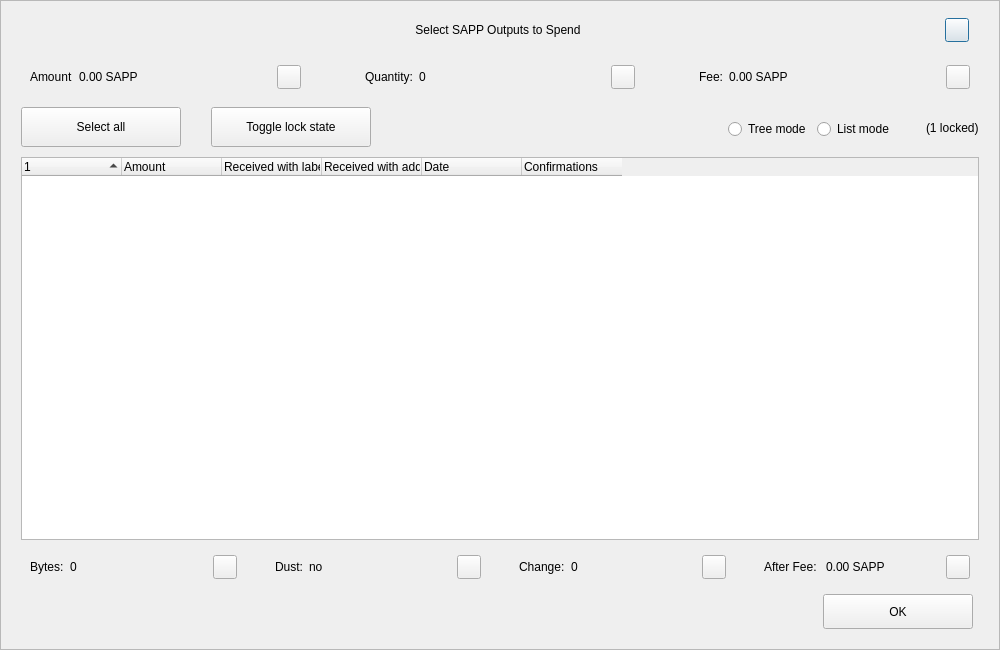
<?xml version="1.0" encoding="UTF-8"?>
<ui version="4.0">
 <class>CoinControlDialog</class>
 <widget class="QDialog" name="CoinControlDialog">
  <property name="geometry">
   <rect>
    <x>0</x>
    <y>0</y>
    <width>1000</width>
    <height>650</height>
   </rect>
  </property>
  <property name="minimumSize">
   <size>
    <width>950</width>
    <height>650</height>
   </size>
  </property>
  <property name="windowTitle">
   <string>Coin Selection</string>
  </property>
  <property name="styleSheet">
   <string notr="true"/>
  </property>
  <layout class="QVBoxLayout" name="verticalLayout">
   <property name="spacing">
    <number>0</number>
   </property>
   <property name="leftMargin">
    <number>0</number>
   </property>
   <property name="topMargin">
    <number>0</number>
   </property>
   <property name="rightMargin">
    <number>0</number>
   </property>
   <property name="bottomMargin">
    <number>0</number>
   </property>
   <item>
    <widget class="QFrame" name="frameContainer">
     <property name="toolTipDuration">
      <number>0</number>
     </property>
     <property name="frameShape">
      <enum>QFrame::StyledPanel</enum>
     </property>
     <property name="frameShadow">
      <enum>QFrame::Raised</enum>
     </property>
     <layout class="QVBoxLayout" name="verticalLayout_2">
      <property name="leftMargin">
       <number>0</number>
      </property>
      <property name="rightMargin">
       <number>0</number>
      </property>
      <property name="bottomMargin">
       <number>20</number>
      </property>
      <item>
       <layout class="QHBoxLayout" name="horizontalLayout_12">
        <property name="spacing">
         <number>0</number>
        </property>
        <property name="leftMargin">
         <number>20</number>
        </property>
        <property name="rightMargin">
         <number>30</number>
        </property>
        <item>
         <spacer name="horizontalSpacer_4">
          <property name="orientation">
           <enum>Qt::Horizontal</enum>
          </property>
          <property name="sizeHint" stdset="0">
           <size>
            <width>40</width>
            <height>20</height>
           </size>
          </property>
         </spacer>
        </item>
        <item>
         <widget class="QLabel" name="labelTitle">
          <property name="minimumSize">
           <size>
            <width>0</width>
            <height>40</height>
           </size>
          </property>
          <property name="maximumSize">
           <size>
            <width>16777215</width>
            <height>40</height>
           </size>
          </property>
          <property name="styleSheet">
           <string notr="true">padding-left:30px;</string>
          </property>
          <property name="text">
           <string>Select SAPP Outputs to Spend</string>
          </property>
          <property name="alignment">
           <set>Qt::AlignCenter</set>
          </property>
          <property name="margin">
           <number>7</number>
          </property>
         </widget>
        </item>
        <item>
         <spacer name="horizontalSpacer_5">
          <property name="orientation">
           <enum>Qt::Horizontal</enum>
          </property>
          <property name="sizeHint" stdset="0">
           <size>
            <width>40</width>
            <height>20</height>
           </size>
          </property>
         </spacer>
        </item>
        <item>
         <widget class="QPushButton" name="btnEsc">
          <property name="minimumSize">
           <size>
            <width>24</width>
            <height>24</height>
           </size>
          </property>
          <property name="maximumSize">
           <size>
            <width>24</width>
            <height>24</height>
           </size>
          </property>
          <property name="text">
           <string/>
          </property>
         </widget>
        </item>
       </layout>
      </item>
      <item>
       <layout class="QHBoxLayout" name="horizontalLayout_8">
        <property name="leftMargin">
         <number>20</number>
        </property>
        <property name="rightMargin">
         <number>20</number>
        </property>
        <item>
         <widget class="QWidget" name="layoutAmount" native="true">
          <layout class="QHBoxLayout" name="horizontalLayout_9" stretch="0,1,0">
           <item>
            <widget class="QLabel" name="labelCoinControlAmountText">
             <property name="text">
              <string>Amount</string>
             </property>
            </widget>
           </item>
           <item>
            <widget class="QLabel" name="labelCoinControlAmount">
             <property name="text">
              <string>0.00 SAPP</string>
             </property>
            </widget>
           </item>
           <item alignment="Qt::AlignHCenter|Qt::AlignVCenter">
            <widget class="QPushButton" name="pushButtonAmount">
             <property name="minimumSize">
              <size>
               <width>0</width>
               <height>24</height>
              </size>
             </property>
             <property name="maximumSize">
              <size>
               <width>24</width>
               <height>26</height>
              </size>
             </property>
             <property name="focusPolicy">
              <enum>Qt::NoFocus</enum>
             </property>
             <property name="styleSheet">
              <string notr="true">padding-bottom:2px;
padding-right:4px;</string>
             </property>
             <property name="text">
              <string/>
             </property>
            </widget>
           </item>
          </layout>
         </widget>
        </item>
        <item>
         <spacer name="horizontalSpacer_2">
          <property name="orientation">
           <enum>Qt::Horizontal</enum>
          </property>
          <property name="sizeType">
           <enum>QSizePolicy::Fixed</enum>
          </property>
          <property name="sizeHint" stdset="0">
           <size>
            <width>40</width>
            <height>20</height>
           </size>
          </property>
         </spacer>
        </item>
        <item>
         <widget class="QWidget" name="layoutQuantity" native="true">
          <layout class="QHBoxLayout" name="horizontalLayout_10" stretch="0,1,0">
           <item>
            <widget class="QLabel" name="labelCoinControlQuantityText">
             <property name="text">
              <string>Quantity:</string>
             </property>
            </widget>
           </item>
           <item>
            <widget class="QLabel" name="labelCoinControlQuantity">
             <property name="text">
              <string>0</string>
             </property>
            </widget>
           </item>
           <item alignment="Qt::AlignHCenter|Qt::AlignVCenter">
            <widget class="QPushButton" name="pushButtonQuantity">
             <property name="minimumSize">
              <size>
               <width>0</width>
               <height>24</height>
              </size>
             </property>
             <property name="maximumSize">
              <size>
               <width>24</width>
               <height>26</height>
              </size>
             </property>
             <property name="focusPolicy">
              <enum>Qt::NoFocus</enum>
             </property>
             <property name="styleSheet">
              <string notr="true">padding-bottom:2px;
               padding-right:4px;</string>
             </property>
             <property name="text">
              <string/>
             </property>
            </widget>
           </item>
          </layout>
         </widget>
        </item>
        <item>
         <spacer name="horizontalSpacer_22">
          <property name="orientation">
           <enum>Qt::Horizontal</enum>
          </property>
          <property name="sizeType">
           <enum>QSizePolicy::Fixed</enum>
          </property>
          <property name="sizeHint" stdset="0">
           <size>
            <width>40</width>
            <height>20</height>
           </size>
          </property>
         </spacer>
        </item>
        <item>
         <widget class="QWidget" name="layoutFee" native="true">
          <layout class="QHBoxLayout" name="horizontalLayout_11" stretch="0,1,0">
           <item>
            <widget class="QLabel" name="labelCoinControlFeeText">
             <property name="text">
              <string>Fee:</string>
             </property>
            </widget>
           </item>
           <item>
            <widget class="QLabel" name="labelCoinControlFee">
             <property name="text">
              <string>0.00 SAPP</string>
             </property>
            </widget>
           </item>
           <item alignment="Qt::AlignHCenter|Qt::AlignVCenter">
            <widget class="QPushButton" name="pushButtonFee">
             <property name="minimumSize">
              <size>
               <width>0</width>
               <height>24</height>
              </size>
             </property>
             <property name="maximumSize">
              <size>
               <width>24</width>
               <height>26</height>
              </size>
             </property>
             <property name="focusPolicy">
              <enum>Qt::NoFocus</enum>
             </property>
             <property name="styleSheet">
              <string notr="true">padding-bottom:2px;
               padding-right:4px;</string>
             </property>
             <property name="text">
              <string/>
             </property>
            </widget>
           </item>
          </layout>
         </widget>
        </item>
       </layout>
      </item>
      <item>
       <widget class="QFrame" name="frame">
        <property name="minimumSize">
         <size>
          <width>0</width>
          <height>40</height>
         </size>
        </property>
        <property name="styleSheet">
         <string notr="true">#frame {
	border:0;
}</string>
        </property>
        <property name="frameShape">
         <enum>QFrame::StyledPanel</enum>
        </property>
        <property name="frameShadow">
         <enum>QFrame::Sunken</enum>
        </property>
        <layout class="QHBoxLayout" name="horizontalLayout">
         <property name="spacing">
          <number>0</number>
         </property>
         <property name="leftMargin">
          <number>20</number>
         </property>
         <property name="topMargin">
          <number>0</number>
         </property>
         <property name="rightMargin">
          <number>20</number>
         </property>
         <property name="bottomMargin">
          <number>0</number>
         </property>
         <item>
          <layout class="QHBoxLayout" name="horizontalLayoutPanel" stretch="0,0,0,0,0,0">
           <property name="spacing">
            <number>20</number>
           </property>
           <item>
            <widget class="QPushButton" name="pushButtonSelectAll">
             <property name="sizePolicy">
              <sizepolicy hsizetype="Maximum" vsizetype="Fixed">
               <horstretch>0</horstretch>
               <verstretch>0</verstretch>
              </sizepolicy>
             </property>
             <property name="minimumSize">
              <size>
               <width>160</width>
               <height>40</height>
              </size>
             </property>
             <property name="maximumSize">
              <size>
               <width>16777215</width>
               <height>40</height>
              </size>
             </property>
             <property name="text">
              <string>Select all</string>
             </property>
             <property name="checkable">
              <bool>true</bool>
             </property>
             <property name="checked">
              <bool>false</bool>
             </property>
             <property name="autoExclusive">
              <bool>false</bool>
             </property>
             <property name="autoDefault">
              <bool>false</bool>
             </property>
            </widget>
           </item>
           <item>
            <spacer name="horizontalSpacer_6">
             <property name="orientation">
              <enum>Qt::Horizontal</enum>
             </property>
             <property name="sizeType">
              <enum>QSizePolicy::Fixed</enum>
             </property>
             <property name="sizeHint" stdset="0">
              <size>
               <width>10</width>
               <height>20</height>
              </size>
             </property>
            </spacer>
           </item>
           <item>
            <widget class="QPushButton" name="pushButtonToggleLock">
             <property name="sizePolicy">
              <sizepolicy hsizetype="Maximum" vsizetype="Fixed">
               <horstretch>0</horstretch>
               <verstretch>0</verstretch>
              </sizepolicy>
             </property>
             <property name="minimumSize">
              <size>
               <width>160</width>
               <height>40</height>
              </size>
             </property>
             <property name="maximumSize">
              <size>
               <width>16777215</width>
               <height>40</height>
              </size>
             </property>
             <property name="text">
              <string>Toggle lock state</string>
             </property>
             <property name="checkable">
              <bool>true</bool>
             </property>
             <property name="autoExclusive">
              <bool>false</bool>
             </property>
             <property name="autoDefault">
              <bool>false</bool>
             </property>
            </widget>
           </item>
           <item>
            <spacer name="horizontalSpacer_7">
             <property name="orientation">
              <enum>Qt::Horizontal</enum>
             </property>
             <property name="sizeType">
              <enum>QSizePolicy::Expanding</enum>
             </property>
             <property name="sizeHint" stdset="0">
              <size>
               <width>30</width>
               <height>20</height>
              </size>
             </property>
            </spacer>
           </item>
           <item alignment="Qt::AlignRight">
            <widget class="QGroupBox" name="groupBox_2">
             <property name="styleSheet">
              <string notr="true">#groupBox_2 {
    background-color:transparent;
    border-radius:0;
}</string>
             </property>
             <property name="title">
              <string/>
             </property>
             <layout class="QHBoxLayout" name="horizontalLayout_14">
              <item>
               <widget class="QRadioButton" name="radioTreeMode">
                <property name="sizePolicy">
                 <sizepolicy hsizetype="Maximum" vsizetype="Fixed">
                  <horstretch>0</horstretch>
                  <verstretch>0</verstretch>
                 </sizepolicy>
                </property>
                <property name="text">
                 <string>Tree mode</string>
                </property>
               </widget>
              </item>
              <item>
               <widget class="QRadioButton" name="radioListMode">
                <property name="sizePolicy">
                 <sizepolicy hsizetype="Maximum" vsizetype="Fixed">
                  <horstretch>0</horstretch>
                  <verstretch>0</verstretch>
                 </sizepolicy>
                </property>
                <property name="text">
                 <string>List mode</string>
                </property>
                <property name="checked">
                 <bool>false</bool>
                </property>
               </widget>
              </item>
             </layout>
            </widget>
           </item>
           <item>
            <widget class="QLabel" name="labelLocked">
             <property name="text">
              <string>(1 locked)</string>
             </property>
            </widget>
           </item>
          </layout>
         </item>
        </layout>
       </widget>
      </item>
      <item>
       <layout class="QHBoxLayout" name="horizontalLayout_13">
        <property name="leftMargin">
         <number>20</number>
        </property>
        <property name="rightMargin">
         <number>20</number>
        </property>
        <item>
         <widget class="CoinControlTreeWidget" name="treeWidget">
          <property name="contextMenuPolicy">
           <enum>Qt::CustomContextMenu</enum>
          </property>
          <property name="styleSheet">
           <string notr="true"/>
          </property>
          <property name="sortingEnabled">
           <bool>false</bool>
          </property>
          <property name="columnCount">
           <number>6</number>
          </property>
          <attribute name="headerShowSortIndicator" stdset="0">
           <bool>true</bool>
          </attribute>
          <attribute name="headerStretchLastSection">
           <bool>false</bool>
          </attribute>
          <column>
           <property name="text">
            <string/>
           </property>
          </column>
          <column>
           <property name="text">
            <string>Amount</string>
           </property>
          </column>
          <column>
           <property name="text">
            <string>Received with label</string>
           </property>
          </column>
          <column>
           <property name="text">
            <string>Received with address</string>
           </property>
          </column>
          <column>
           <property name="text">
            <string>Date</string>
           </property>
          </column>
          <column>
           <property name="text">
            <string>Confirmations</string>
           </property>
           <property name="toolTip">
            <string>Confirmed</string>
           </property>
          </column>
         </widget>
        </item>
       </layout>
      </item>
      <item>
       <layout class="QHBoxLayout" name="horizontalLayout_3">
        <property name="spacing">
         <number>20</number>
        </property>
        <property name="leftMargin">
         <number>20</number>
        </property>
        <property name="rightMargin">
         <number>20</number>
        </property>
        <item>
         <widget class="QWidget" name="layoutBytes" native="true">
          <layout class="QHBoxLayout" name="horizontalLayout_4" stretch="0,1,0">
           <item>
            <widget class="QLabel" name="labelCoinControlBytesText">
             <property name="text">
              <string>Bytes:</string>
             </property>
            </widget>
           </item>
           <item>
            <widget class="QLabel" name="labelCoinControlBytes">
             <property name="text">
              <string>0</string>
             </property>
            </widget>
           </item>
           <item alignment="Qt::AlignHCenter|Qt::AlignVCenter">
            <widget class="QPushButton" name="pushButtonBytes">
             <property name="minimumSize">
              <size>
               <width>0</width>
               <height>24</height>
              </size>
             </property>
             <property name="maximumSize">
              <size>
               <width>24</width>
               <height>26</height>
              </size>
             </property>
             <property name="focusPolicy">
              <enum>Qt::NoFocus</enum>
             </property>
             <property name="styleSheet">
              <string notr="true">padding-bottom:2px;
               padding-right:4px;</string>
             </property>
             <property name="text">
              <string/>
             </property>
            </widget>
           </item>
          </layout>
         </widget>
        </item>
        <item>
         <widget class="QWidget" name="layoutDust" native="true">
          <layout class="QHBoxLayout" name="horizontalLayout_5" stretch="0,1,0">
           <item>
            <widget class="QLabel" name="labelCoinControlLowOutputText">
             <property name="text">
              <string>Dust:</string>
             </property>
            </widget>
           </item>
           <item>
            <widget class="QLabel" name="labelCoinControlLowOutput">
             <property name="text">
              <string>no</string>
             </property>
            </widget>
           </item>
           <item alignment="Qt::AlignHCenter|Qt::AlignVCenter">
            <widget class="QPushButton" name="pushButtonDust">
             <property name="minimumSize">
              <size>
               <width>0</width>
               <height>24</height>
              </size>
             </property>
             <property name="maximumSize">
              <size>
               <width>24</width>
               <height>26</height>
              </size>
             </property>
             <property name="focusPolicy">
              <enum>Qt::NoFocus</enum>
             </property>
             <property name="styleSheet">
              <string notr="true">padding-bottom:2px;
               padding-right:4px;</string>
             </property>
             <property name="text">
              <string/>
             </property>
            </widget>
           </item>
          </layout>
         </widget>
        </item>
        <item>
         <widget class="QWidget" name="layoutChange" native="true">
          <layout class="QHBoxLayout" name="horizontalLayout_6" stretch="0,1,0">
           <item>
            <widget class="QLabel" name="labelCoinControlChangeText">
             <property name="text">
              <string>Change:</string>
             </property>
            </widget>
           </item>
           <item>
            <widget class="QLabel" name="labelCoinControlChange">
             <property name="text">
              <string>0</string>
             </property>
            </widget>
           </item>
           <item alignment="Qt::AlignHCenter|Qt::AlignVCenter">
            <widget class="QPushButton" name="pushButtonChange">
             <property name="minimumSize">
              <size>
               <width>0</width>
               <height>24</height>
              </size>
             </property>
             <property name="maximumSize">
              <size>
               <width>24</width>
               <height>26</height>
              </size>
             </property>
             <property name="focusPolicy">
              <enum>Qt::NoFocus</enum>
             </property>
             <property name="styleSheet">
              <string notr="true">padding-bottom:2px;
               padding-right:4px;</string>
             </property>
             <property name="text">
              <string/>
             </property>
            </widget>
           </item>
          </layout>
         </widget>
        </item>
        <item>
         <widget class="QWidget" name="layoutAfter" native="true">
          <layout class="QHBoxLayout" name="horizontalLayout_7" stretch="0,1,0">
           <item>
            <widget class="QLabel" name="labelCoinControlAfterFeeText">
             <property name="text">
              <string>After Fee: </string>
             </property>
            </widget>
           </item>
           <item>
            <widget class="QLabel" name="labelCoinControlAfterFee">
             <property name="text">
              <string>0.00 SAPP</string>
             </property>
            </widget>
           </item>
           <item alignment="Qt::AlignHCenter|Qt::AlignVCenter">
            <widget class="QPushButton" name="pushButtonAlterFee">
             <property name="minimumSize">
              <size>
               <width>0</width>
               <height>24</height>
              </size>
             </property>
             <property name="maximumSize">
              <size>
               <width>24</width>
               <height>26</height>
              </size>
             </property>
             <property name="focusPolicy">
              <enum>Qt::NoFocus</enum>
             </property>
             <property name="styleSheet">
              <string notr="true">padding-bottom:2px;
               padding-right:4px;</string>
             </property>
             <property name="text">
              <string/>
             </property>
            </widget>
           </item>
          </layout>
         </widget>
        </item>
       </layout>
      </item>
      <item>
       <layout class="QHBoxLayout" name="horizontalLayout_2">
        <property name="spacing">
         <number>0</number>
        </property>
        <property name="leftMargin">
         <number>20</number>
        </property>
        <property name="rightMargin">
         <number>26</number>
        </property>
        <item>
         <spacer name="horizontalSpacer_3">
          <property name="orientation">
           <enum>Qt::Horizontal</enum>
          </property>
          <property name="sizeHint" stdset="0">
           <size>
            <width>558</width>
            <height>20</height>
           </size>
          </property>
         </spacer>
        </item>
        <item>
         <widget class="QPushButton" name="pushButtonOk">
          <property name="minimumSize">
           <size>
            <width>150</width>
            <height>35</height>
           </size>
          </property>
          <property name="text">
           <string>OK</string>
          </property>
         </widget>
        </item>
       </layout>
      </item>
     </layout>
    </widget>
   </item>
  </layout>
 </widget>
 <customwidgets>
  <customwidget>
   <class>CoinControlTreeWidget</class>
   <extends>QTreeWidget</extends>
   <header>coincontroltreewidget.h</header>
  </customwidget>
 </customwidgets>
 <resources/>
 <connections/>
</ui>
